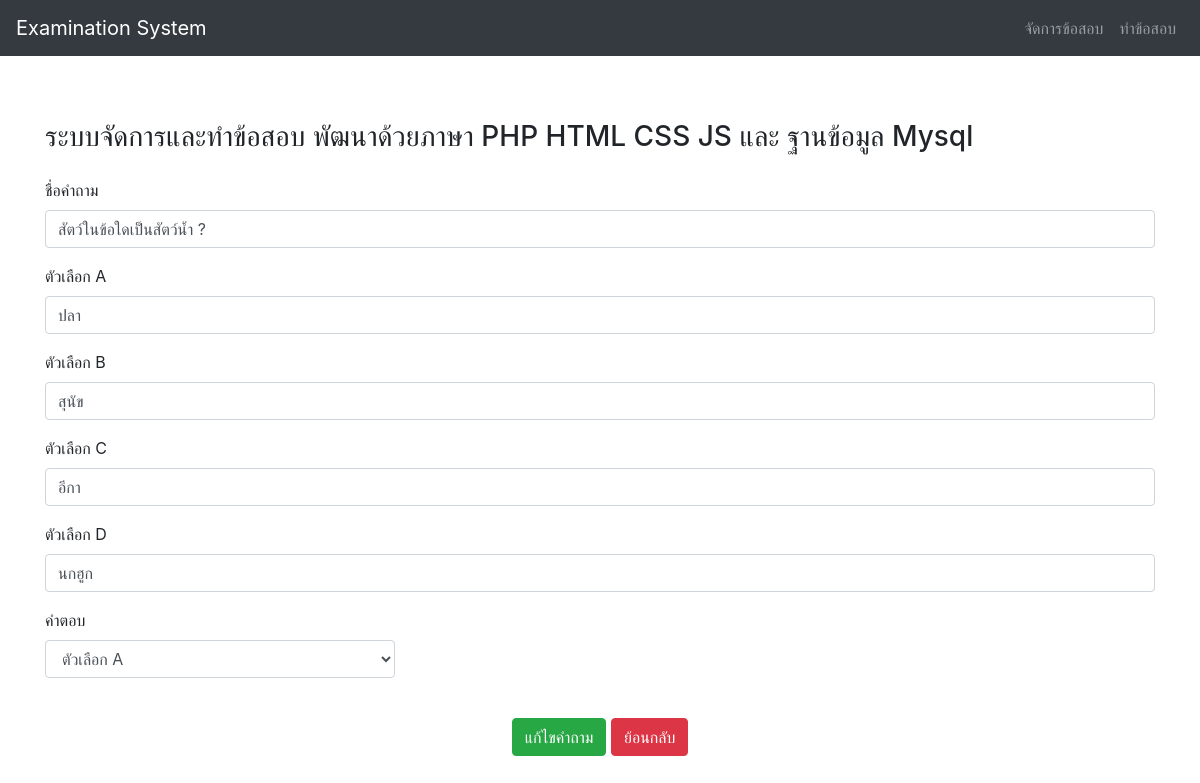
The app's page /create/edit.php?q_id=1 with its own data.
### tables this page shows
CREATE TABLE `question` (
  `q_id` int(11) unsigned NOT NULL AUTO_INCREMENT,
  `q_name` varchar(255) DEFAULT NULL,
  `choice_a` varchar(255) DEFAULT NULL,
  `choice_b` varchar(255) DEFAULT NULL,
  `choice_c` varchar(255) DEFAULT NULL,
  `choice_d` varchar(255) DEFAULT NULL,
  `q_answer` varchar(255) DEFAULT NULL,
  PRIMARY KEY (`q_id`)
);

### create/edit.php (the view, shortened to what this page needs)
<?php
include 'connect.php';
$q_id = $_GET['q_id'];
$sql = "SELECT * FROM question where q_id = '$q_id'";
$query = mysqli_query($conn,$sql);
$data = mysqli_fetch_array($query);
 ?>
<!DOCTYPE html>
<html lang="en">
<head>
  <link rel="stylesheet" href="https://cdn.jsdelivr.net/npm/bootstrap@4.6.2/dist/css/bootstrap.min.css">
</head>
<body>
  <nav class="navbar navbar-expand-md navbar-dark bg-dark fixed-top">
    <a class="navbar-brand" href="index.php">Examination System</a>
    <div class="navbar-collapse collapse w-100 order-3 dual-collapse2" id="navbarsExampleDefault">
      <ul class="navbar-nav ml-auto">
          <li class="nav-item">
              <a class="nav-link" href="index.php">จัดการข้อสอบ</a>
          </li>
          <li class="nav-item">
              <a class="nav-link" href="doexam.php">ทำข้อสอบ</a>
          </li>
      </ul>
    </div>
  </nav>
  <br><br><br><br><br>
<div class="container">
  <div class="row">
    <div class="col-md-12">
      <h3>ระบบจัดการและทำข้อสอบ พัฒนาด้วยภาษา PHP HTML CSS JS  และ ฐานข้อมูล Mysql</h3>
    </div>
  </div>
  <form class="" action="update.php?q_id=<?php echo $q_id; ?>" method="post">
  <div class="row mt-3">
    <div class="col-md-12">
      <div class="form-group">
        <label for="exampleInputQuestion">ชื่อคำถาม</label>
        <input type="text" name="q_name" value="<?php echo $data['q_name']; ?>" required class="form-control" id="exampleInputQuestion">
      </div>
    </div>
  </div>
  <div class="row">
    <div class="col-md-12">
      <div class="form-group">
        <label for="exampleInputQuestion_A">ตัวเลือก A</label>
        <input type="text" name="choice_a" required value="<?php echo $data['choice_a']; ?>" class="form-control" id="exampleInputQuestion_A">
      </div>
    </div>
  </div>
  <div class="row">
    <div class="col-md-12">
      <div class="form-group">
        <label for="exampleInputQuestion_B">ตัวเลือก B</label>
        <input type="text" name="choice_b" required value="<?php echo $data['choice_b']; ?>" class="form-control" id="exampleInputQuestion_B">
      </div>
    </div>
  </div>
  <div class="row">
    <div class="col-md-12">
      <div class="form-group">
        <label for="exampleInputQuestion_C">ตัวเลือก C</label>
        <input type="text" name="choice_c" required value="<?php echo $data['choice_c']; ?>" class="form-control" id="exampleInputQuestion_C">
      </div>
    </div>
  </div>
  <div class="row">
    <div class="col-md-12">
      <div class="form-group">
        <label for="exampleInputQuestion_D">ตัวเลือก D</label>
        <input type="text" name="choice_d" required value="<?php echo $data['choice_d']; ?>" class="form-control" id="exampleInputQuestion_D">
      </div>
    </div>
  </div>
  <div class="row">
    <div class="col-md-4">
      <div class="form-group">
        <label for="exampleInputQuestion_Ans">คำตอบ</label>
        <select class="form-control" required name="q_answer" id="exampleInputQuestion_Ans">
          <option <?php if($data['q_answer'] == 'A'){ echo "selected";} ?> value="A">ตัวเลือก A</option>
        </select>
      </div>
    </div>
  </div>
  <br>
  <div class="row">
    <div class="col-md-12" align="center">
      <button type="submit" name="submit" class="btn btn-success">แก้ไขคำถาม</button>
      <a href="index.php" class="btn btn-danger">ย้อนกลับ</a>
    </div>
  </div>
    </form>
</div>
</body>
</html>

### records on screen
question: q_name "สัตว์ในข้อใดเป็นสัตว์น้ำ ?", choice_a "ปลา", choice_b "สุนัข", choice_c "อีกา", choice_d "นกฮูก", q_answer "ตัวเลือก A"
